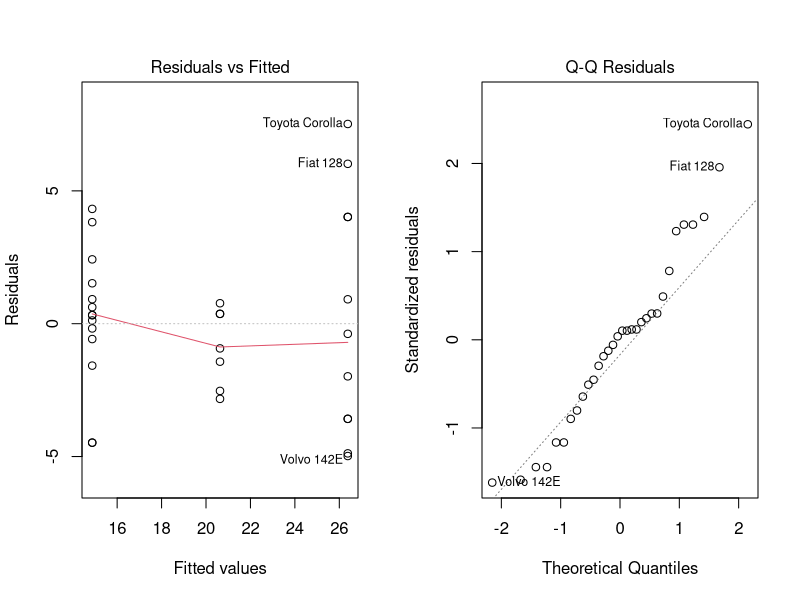

R code for this plot:
## ---- chunk 1
fit <- lm(mpg ~ cyl, data = mtcars)
summary(fit)$coefficients
## ---- chunk 2
par(mfrow=c(1,2))
plot(fit, 1:2)
